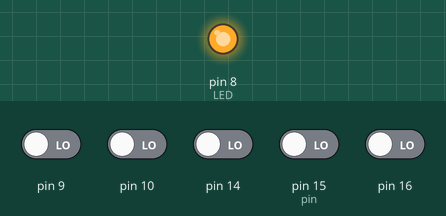
Recording of a sketch running on a simulated Arduino Leonardo, built with avr-gcc and run on an emulated ATmega32U4. Shown: output pins drawn as LEDs (lit = HIGH). The inputs (shaded band) are chosen by the test bench; at power-on: pin 9, pin 10, pin 14, pin 15 (pin), pin 16 LOW. USB keyboard and mouse output is not drawn.

Above: at 15.0 s.
At 42.5 s:
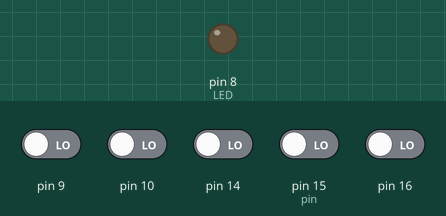
Timing chart, 0 to 65.0 s (numbered marks = the images above):
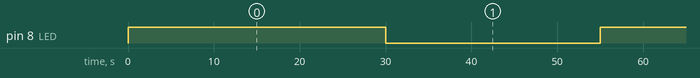

Measured:
- by itself, pin 8 (LED): alternates HIGH for 25.0 s and LOW for 25.0 s

The sketch:

RCPC.ino
```cpp
#include "HID-Project.h"

#define CHCOUNT 5
#define LED 8
#define RC_LOW 1050
#define RC_HIGH 1900

typedef struct {
  int rc_val;
  int16_t hid_val;
  int8_t hid_val_8;
  uint8_t pin;
} rc_chanel;

rc_chanel chlist[CHCOUNT];
int blik;

void setup() {
  Gamepad.begin();

  pinMode(9,INPUT);
  pinMode(10,INPUT);
  pinMode(14,INPUT);
  pinMode(15,INPUT);
  pinMode(16,INPUT);

  pinMode(LED, OUTPUT);

  //Serial.begin(9600);

  chlist[0].pin = 15;
  chlist[1].pin = 16;
  chlist[2].pin = 10;
  chlist[3].pin = 14;
  chlist[4].pin = 9;

  digitalWrite(8, HIGH);
  blik = 0;
}

void loop() {
  int i;

  for(i = 0; i < CHCOUNT; i++){
     chlist[i].rc_val = pulseIn(chlist[i].pin, HIGH);

     if(chlist[i].rc_val < RC_LOW) chlist[i].rc_val = RC_LOW;
     if(chlist[i].rc_val > RC_HIGH) chlist[i].rc_val = RC_HIGH;

     chlist[i].hid_val = map(chlist[i].rc_val, RC_LOW, RC_HIGH, -32760, 32760);
     chlist[i].hid_val_8 = map(chlist[i].rc_val, RC_LOW, RC_HIGH, -127, 127);
  }

  /*
  Serial.print(chlist[4].rc_val);
  Serial.print(" > ");
  Serial.print(chlist[4].hid_val_8);
  Serial.println("");
  delay(100);
  */

  // zapis do joye
  Gamepad.xAxis(chlist[3].hid_val);
  Gamepad.yAxis(chlist[0].hid_val);
  Gamepad.rxAxis(chlist[1].hid_val);
  Gamepad.ryAxis(chlist[2].hid_val);
  Gamepad.zAxis(chlist[4].hid_val_8);

  Gamepad.write();

  // co 10 cyklu bliknuti
  if(blik == 5){
    digitalWrite(LED, LOW);
  }
  if(blik == 10){
    digitalWrite(LED, HIGH);
    blik = 0;
  }
  blik++;
}
```
